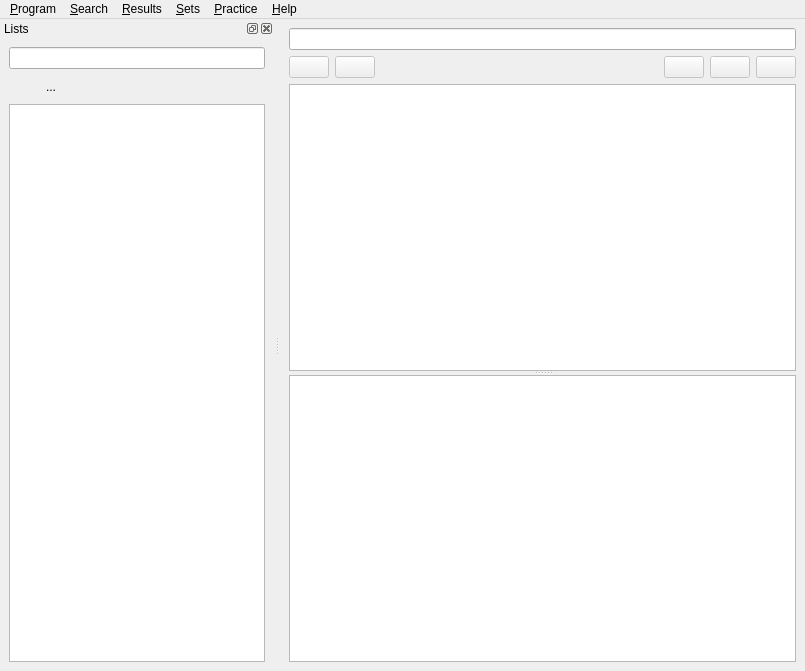
<?xml version="1.0" encoding="UTF-8"?>
<ui version="4.0">
 <class>MainWindow</class>
 <widget class="QMainWindow" name="MainWindow">
  <property name="geometry">
   <rect>
    <x>0</x>
    <y>0</y>
    <width>805</width>
    <height>671</height>
   </rect>
  </property>
  <property name="windowTitle">
   <string>Tagaini Jisho</string>
  </property>
  <property name="windowIcon">
   <iconset resource="../../tagainijisho.qrc">
    <normaloff>:/images/tagainijisho.png</normaloff>:/images/tagainijisho.png</iconset>
  </property>
  <widget class="QWidget" name="centralwidget">
   <layout class="QVBoxLayout" name="verticalLayout">
    <item>
     <widget class="SearchBar" name="_searchBar"/>
    </item>
    <item>
     <layout class="QHBoxLayout" name="navigationButtonsLayout">
      <item>
       <widget class="QPushButton" name="prevButton">
        <property name="enabled">
         <bool>false</bool>
        </property>
        <property name="sizePolicy">
         <sizepolicy hsizetype="Maximum" vsizetype="Maximum">
          <horstretch>0</horstretch>
          <verstretch>0</verstretch>
         </sizepolicy>
        </property>
        <property name="toolTip">
         <string>Previous search</string>
        </property>
        <property name="text">
         <string/>
        </property>
        <property name="icon">
         <iconset resource="../../tagainijisho.qrc">
          <normaloff>:/images/icons/go-previous.png</normaloff>:/images/icons/go-previous.png</iconset>
        </property>
       </widget>
      </item>
      <item>
       <widget class="QPushButton" name="nextButton">
        <property name="enabled">
         <bool>false</bool>
        </property>
        <property name="sizePolicy">
         <sizepolicy hsizetype="Maximum" vsizetype="Maximum">
          <horstretch>0</horstretch>
          <verstretch>0</verstretch>
         </sizepolicy>
        </property>
        <property name="toolTip">
         <string>Next search</string>
        </property>
        <property name="text">
         <string/>
        </property>
        <property name="icon">
         <iconset resource="../../tagainijisho.qrc">
          <normaloff>:/images/icons/go-next.png</normaloff>:/images/icons/go-next.png</iconset>
        </property>
       </widget>
      </item>
      <item>
       <widget class="QLabel" name="nbResultsLabel">
        <property name="text">
         <string/>
        </property>
       </widget>
      </item>
      <item>
       <widget class="QPushButton" name="previousPageButton">
        <property name="enabled">
         <bool>false</bool>
        </property>
        <property name="sizePolicy">
         <sizepolicy hsizetype="Maximum" vsizetype="Maximum">
          <horstretch>0</horstretch>
          <verstretch>0</verstretch>
         </sizepolicy>
        </property>
        <property name="toolTip">
         <string>Previous page</string>
        </property>
        <property name="text">
         <string/>
        </property>
        <property name="icon">
         <iconset resource="../../tagainijisho.qrc">
          <normaloff>:/images/icons/arrow-left.png</normaloff>:/images/icons/arrow-left.png</iconset>
        </property>
       </widget>
      </item>
      <item>
       <widget class="QPushButton" name="nextPageButton">
        <property name="enabled">
         <bool>false</bool>
        </property>
        <property name="sizePolicy">
         <sizepolicy hsizetype="Maximum" vsizetype="Maximum">
          <horstretch>0</horstretch>
          <verstretch>0</verstretch>
         </sizepolicy>
        </property>
        <property name="toolTip">
         <string>Next page</string>
        </property>
        <property name="text">
         <string/>
        </property>
        <property name="icon">
         <iconset resource="../../tagainijisho.qrc">
          <normaloff>:/images/icons/arrow-right.png</normaloff>:/images/icons/arrow-right.png</iconset>
        </property>
       </widget>
      </item>
      <item>
       <widget class="QPushButton" name="showAllResultsButton">
        <property name="enabled">
         <bool>false</bool>
        </property>
        <property name="sizePolicy">
         <sizepolicy hsizetype="Maximum" vsizetype="Maximum">
          <horstretch>0</horstretch>
          <verstretch>0</verstretch>
         </sizepolicy>
        </property>
        <property name="toolTip">
         <string>Show all results</string>
        </property>
        <property name="text">
         <string/>
        </property>
        <property name="icon">
         <iconset resource="../../tagainijisho.qrc">
          <normaloff>:/images/icons/arrow-down-double.png</normaloff>:/images/icons/arrow-down-double.png</iconset>
        </property>
       </widget>
      </item>
     </layout>
    </item>
    <item>
     <widget class="QSplitter" name="splitter">
      <property name="orientation">
       <enum>Qt::Vertical</enum>
      </property>
      <widget class="ResultsView" name="_resultsView">
       <property name="acceptDrops">
        <bool>false</bool>
       </property>
       <property name="showDropIndicator" stdset="0">
        <bool>true</bool>
       </property>
       <property name="dragEnabled">
        <bool>true</bool>
       </property>
       <property name="dragDropMode">
        <enum>QAbstractItemView::DragOnly</enum>
       </property>
       <property name="selectionMode">
        <enum>QAbstractItemView::ExtendedSelection</enum>
       </property>
      </widget>
      <widget class="ToolBarDetailedView" name="_detailedView"/>
     </widget>
    </item>
   </layout>
  </widget>
  <widget class="QMenuBar" name="menubar">
   <property name="geometry">
    <rect>
     <x>0</x>
     <y>0</y>
     <width>805</width>
     <height>21</height>
    </rect>
   </property>
   <widget class="QMenu" name="_fileMenu">
    <property name="title">
     <string>&amp;Program</string>
    </property>
    <addaction name="actionExport_user_data"/>
    <addaction name="actionImport_user_data"/>
    <addaction name="actionPreferences"/>
    <addaction name="separator"/>
    <addaction name="action_Quit"/>
   </widget>
   <widget class="QMenu" name="_searchMenu">
    <property name="title">
     <string>&amp;Search</string>
    </property>
    <addaction name="actionFocusSearchBar"/>
    <addaction name="actionResetSearch"/>
   </widget>
   <widget class="QMenu" name="_resultsMenu">
    <property name="title">
     <string>&amp;Results</string>
    </property>
    <addaction name="action_Print"/>
    <addaction name="actionPrint_preview"/>
    <addaction name="actionPrint_booklet_s"/>
    <addaction name="actionBooklet_s_preview"/>
    <addaction name="separator"/>
    <addaction name="action_Export_displayed_entries"/>
   </widget>
   <widget class="QMenu" name="_trainMenu">
    <property name="title">
     <string>&amp;Practice</string>
    </property>
    <addaction name="actionWhole_study_list_train_settings"/>
    <addaction name="separator"/>
   </widget>
   <widget class="QMenu" name="_helpMenu">
    <property name="title">
     <string>&amp;Help</string>
    </property>
    <addaction name="action_Manual"/>
    <addaction name="action_Report_a_bug"/>
    <addaction name="action_Suggest_a_feature"/>
    <addaction name="actionAsk_a_question"/>
    <addaction name="actionSupport_Tagaini_Jisho_Make_a_donation"/>
    <addaction name="action_About"/>
   </widget>
   <widget class="QMenu" name="_setsMenu">
    <property name="title">
     <string>&amp;Sets</string>
    </property>
    <addaction name="action_New_set_from_current_search"/>
    <addaction name="action_New_sets_folder"/>
    <addaction name="action_Organize_sets"/>
    <addaction name="separator"/>
   </widget>
   <addaction name="_fileMenu"/>
   <addaction name="_searchMenu"/>
   <addaction name="_resultsMenu"/>
   <addaction name="_setsMenu"/>
   <addaction name="_trainMenu"/>
   <addaction name="_helpMenu"/>
  </widget>
  <widget class="QDockWidget" name="dockWidget">
   <property name="windowTitle">
    <string>Lists</string>
   </property>
   <attribute name="dockWidgetArea">
    <number>1</number>
   </attribute>
   <widget class="QWidget" name="dockWidgetContents">
    <layout class="QVBoxLayout" name="verticalLayout_2">
     <item>
      <widget class="QLineEdit" name="listFilter"/>
     </item>
     <item>
      <layout class="QHBoxLayout" name="horizontalLayout">
       <item>
        <widget class="QToolButton" name="newListButton">
         <property name="toolTip">
          <string>Create a new list</string>
         </property>
         <property name="text">
          <string/>
         </property>
         <property name="icon">
          <iconset resource="../../tagainijisho.qrc">
           <normaloff>:/images/icons/document-new.png</normaloff>:/images/icons/document-new.png</iconset>
         </property>
         <property name="autoRaise">
          <bool>true</bool>
         </property>
        </widget>
       </item>
       <item>
        <widget class="QToolButton" name="deleteListButton">
         <property name="toolTip">
          <string>Delete currently selected list</string>
         </property>
         <property name="text">
          <string>...</string>
         </property>
         <property name="icon">
          <iconset resource="../../tagainijisho.qrc">
           <normaloff>:/images/icons/delete.png</normaloff>:/images/icons/delete.png</iconset>
         </property>
         <property name="autoRaise">
          <bool>true</bool>
         </property>
        </widget>
       </item>
       <item>
        <spacer name="horizontalSpacer">
         <property name="orientation">
          <enum>Qt::Horizontal</enum>
         </property>
         <property name="sizeHint" stdset="0">
          <size>
           <width>40</width>
           <height>20</height>
          </size>
         </property>
        </spacer>
       </item>
      </layout>
     </item>
     <item>
      <widget class="EntryListView" name="lists">
       <property name="acceptDrops">
        <bool>true</bool>
       </property>
       <property name="dragEnabled">
        <bool>true</bool>
       </property>
       <property name="dragDropMode">
        <enum>QAbstractItemView::InternalMove</enum>
       </property>
       <attribute name="headerVisible">
        <bool>false</bool>
       </attribute>
       <attribute name="headerVisible">
        <bool>false</bool>
       </attribute>
      </widget>
     </item>
    </layout>
   </widget>
  </widget>
  <action name="actionExport_user_data">
   <property name="icon">
    <iconset resource="../../tagainijisho.qrc">
     <normaloff>:/images/icons/document-export.png</normaloff>:/images/icons/document-export.png</iconset>
   </property>
   <property name="text">
    <string>Export user data...</string>
   </property>
  </action>
  <action name="actionImport_user_data">
   <property name="icon">
    <iconset resource="../../tagainijisho.qrc">
     <normaloff>:/images/icons/document-import.png</normaloff>:/images/icons/document-import.png</iconset>
   </property>
   <property name="text">
    <string>Import user data...</string>
   </property>
  </action>
  <action name="actionPreferences">
   <property name="icon">
    <iconset resource="../../tagainijisho.qrc">
     <normaloff>:/images/icons/preferences-other.png</normaloff>:/images/icons/preferences-other.png</iconset>
   </property>
   <property name="text">
    <string>Preferences...</string>
   </property>
   <property name="menuRole">
    <enum>QAction::PreferencesRole</enum>
   </property>
  </action>
  <action name="action_Quit">
   <property name="icon">
    <iconset resource="../../tagainijisho.qrc">
     <normaloff>:/images/icons/application-exit.png</normaloff>:/images/icons/application-exit.png</iconset>
   </property>
   <property name="text">
    <string>&amp;Quit</string>
   </property>
   <property name="menuRole">
    <enum>QAction::QuitRole</enum>
   </property>
  </action>
  <action name="actionFocusSearchBar">
   <property name="text">
    <string>Focus search bar,,,</string>
   </property>
   <property name="shortcut">
    <string>Ctrl+L</string>
   </property>
  </action>
  <action name="actionResetSearch">
   <property name="icon">
    <iconset resource="../../tagainijisho.qrc">
     <normaloff>:/images/icons/reset-search.png</normaloff>:/images/icons/reset-search.png</iconset>
   </property>
   <property name="text">
    <string>Reset search</string>
   </property>
   <property name="shortcut">
    <string>Ctrl+R</string>
   </property>
  </action>
  <action name="action_Print">
   <property name="icon">
    <iconset resource="../../tagainijisho.qrc">
     <normaloff>:/images/icons/print.png</normaloff>:/images/icons/print.png</iconset>
   </property>
   <property name="text">
    <string>&amp;Print...</string>
   </property>
  </action>
  <action name="actionPrint_preview">
   <property name="icon">
    <iconset resource="../../tagainijisho.qrc">
     <normaloff>:/images/icons/print.png</normaloff>:/images/icons/print.png</iconset>
   </property>
   <property name="text">
    <string>Print &amp;preview...</string>
   </property>
  </action>
  <action name="actionPrint_booklet_s">
   <property name="icon">
    <iconset resource="../../tagainijisho.qrc">
     <normaloff>:/images/icons/print.png</normaloff>:/images/icons/print.png</iconset>
   </property>
   <property name="text">
    <string>Print &amp;booklet(s)</string>
   </property>
  </action>
  <action name="actionBooklet_s_preview">
   <property name="icon">
    <iconset resource="../../tagainijisho.qrc">
     <normaloff>:/images/icons/print.png</normaloff>:/images/icons/print.png</iconset>
   </property>
   <property name="text">
    <string>Booklet(s) &amp;preview...</string>
   </property>
  </action>
  <action name="action_Export_displayed_entries">
   <property name="icon">
    <iconset resource="../../tagainijisho.qrc">
     <normaloff>:/images/icons/document-export.png</normaloff>:/images/icons/document-export.png</iconset>
   </property>
   <property name="text">
    <string>&amp;Export displayed entries...</string>
   </property>
  </action>
  <action name="action_New_set_from_current_search">
   <property name="text">
    <string>&amp;New set from current search,,,</string>
   </property>
  </action>
  <action name="action_New_sets_folder">
   <property name="text">
    <string>&amp;New sets folder...</string>
   </property>
  </action>
  <action name="action_Organize_sets">
   <property name="text">
    <string>&amp;Organize sets...</string>
   </property>
  </action>
  <action name="actionWhole_study_list_train_settings">
   <property name="text">
    <string>Whole study list train &amp;settings...</string>
   </property>
  </action>
  <action name="action_Manual">
   <property name="icon">
    <iconset resource="../../tagainijisho.qrc">
     <normaloff>:/images/icons/help-contents.png</normaloff>:/images/icons/help-contents.png</iconset>
   </property>
   <property name="text">
    <string>&amp;Manual</string>
   </property>
  </action>
  <action name="action_Report_a_bug">
   <property name="icon">
    <iconset resource="../../tagainijisho.qrc">
     <normaloff>:/images/icons/tools-report-bug.png</normaloff>:/images/icons/tools-report-bug.png</iconset>
   </property>
   <property name="text">
    <string>&amp;Report a bug...</string>
   </property>
  </action>
  <action name="action_Suggest_a_feature">
   <property name="icon">
    <iconset resource="../../tagainijisho.qrc">
     <normaloff>:/images/icons/help-hint.png</normaloff>:/images/icons/help-hint.png</iconset>
   </property>
   <property name="text">
    <string>&amp;Suggest a feature...</string>
   </property>
  </action>
  <action name="actionAsk_a_question">
   <property name="icon">
    <iconset resource="../../tagainijisho.qrc">
     <normaloff>:/images/icons/system-help.png</normaloff>:/images/icons/system-help.png</iconset>
   </property>
   <property name="text">
    <string>Ask a &amp;question...</string>
   </property>
  </action>
  <action name="actionSupport_Tagaini_Jisho_Make_a_donation">
   <property name="icon">
    <iconset resource="../../tagainijisho.qrc">
     <normaloff>:/images/icons/donate.png</normaloff>:/images/icons/donate.png</iconset>
   </property>
   <property name="text">
    <string>Support Tagaini Jisho - Make a &amp;donation!</string>
   </property>
  </action>
  <action name="action_About">
   <property name="icon">
    <iconset resource="../../tagainijisho.qrc">
     <normaloff>:/images/icons/help-about.png</normaloff>:/images/icons/help-about.png</iconset>
   </property>
   <property name="text">
    <string>&amp;About...</string>
   </property>
   <property name="menuRole">
    <enum>QAction::AboutRole</enum>
   </property>
  </action>
 </widget>
 <customwidgets>
  <customwidget>
   <class>ResultsView</class>
   <extends>QListView</extends>
   <header>gui/ResultsView.h</header>
  </customwidget>
  <customwidget>
   <class>ToolBarDetailedView</class>
   <extends>QTextBrowser</extends>
   <header>gui/ToolBarDetailedView.h</header>
  </customwidget>
  <customwidget>
   <class>SearchBar</class>
   <extends>QLineEdit</extends>
   <header>gui/SearchBar.h</header>
   <slots>
    <signal>stopSearch()</signal>
    <signal>startSearch(QString)</signal>
    <slot>stealFocus()</slot>
    <slot>reset()</slot>
   </slots>
  </customwidget>
  <customwidget>
   <class>EntryListView</class>
   <extends>QTreeView</extends>
   <header>gui/ListsView.h</header>
  </customwidget>
 </customwidgets>
 <tabstops>
  <tabstop>prevButton</tabstop>
  <tabstop>nextButton</tabstop>
  <tabstop>previousPageButton</tabstop>
  <tabstop>nextPageButton</tabstop>
  <tabstop>showAllResultsButton</tabstop>
  <tabstop>_resultsView</tabstop>
  <tabstop>_detailedView</tabstop>
 </tabstops>
 <resources>
  <include location="../../tagainijisho.qrc"/>
 </resources>
 <connections>
  <connection>
   <sender>prevButton</sender>
   <signal>clicked()</signal>
   <receiver>MainWindow</receiver>
   <slot>goPrev()</slot>
   <hints>
    <hint type="sourcelabel">
     <x>297</x>
     <y>79</y>
    </hint>
    <hint type="destinationlabel">
     <x>54</x>
     <y>183</y>
    </hint>
   </hints>
  </connection>
  <connection>
   <sender>nextButton</sender>
   <signal>clicked()</signal>
   <receiver>MainWindow</receiver>
   <slot>goNext()</slot>
   <hints>
    <hint type="sourcelabel">
     <x>385</x>
     <y>79</y>
    </hint>
    <hint type="destinationlabel">
     <x>50</x>
     <y>150</y>
    </hint>
   </hints>
  </connection>
  <connection>
   <sender>_searchBar</sender>
   <signal>stopSearch()</signal>
   <receiver>MainWindow</receiver>
   <slot>stopSearch()</slot>
   <hints>
    <hint type="sourcelabel">
     <x>486</x>
     <y>49</y>
    </hint>
    <hint type="destinationlabel">
     <x>643</x>
     <y>52</y>
    </hint>
   </hints>
  </connection>
  <connection>
   <sender>previousPageButton</sender>
   <signal>clicked()</signal>
   <receiver>MainWindow</receiver>
   <slot>previousPage()</slot>
   <hints>
    <hint type="sourcelabel">
     <x>687</x>
     <y>79</y>
    </hint>
    <hint type="destinationlabel">
     <x>423</x>
     <y>81</y>
    </hint>
   </hints>
  </connection>
  <connection>
   <sender>nextPageButton</sender>
   <signal>clicked()</signal>
   <receiver>MainWindow</receiver>
   <slot>nextPage()</slot>
   <hints>
    <hint type="sourcelabel">
     <x>743</x>
     <y>79</y>
    </hint>
    <hint type="destinationlabel">
     <x>587</x>
     <y>83</y>
    </hint>
   </hints>
  </connection>
  <connection>
   <sender>showAllResultsButton</sender>
   <signal>clicked()</signal>
   <receiver>MainWindow</receiver>
   <slot>scheduleShowAllResults()</slot>
   <hints>
    <hint type="sourcelabel">
     <x>799</x>
     <y>79</y>
    </hint>
    <hint type="destinationlabel">
     <x>644</x>
     <y>118</y>
    </hint>
   </hints>
  </connection>
  <connection>
   <sender>_searchBar</sender>
   <signal>startSearch(QString)</signal>
   <receiver>MainWindow</receiver>
   <slot>search(QString)</slot>
   <hints>
    <hint type="sourcelabel">
     <x>454</x>
     <y>49</y>
    </hint>
    <hint type="destinationlabel">
     <x>182</x>
     <y>84</y>
    </hint>
   </hints>
  </connection>
  <connection>
   <sender>actionExport_user_data</sender>
   <signal>triggered()</signal>
   <receiver>MainWindow</receiver>
   <slot>exportUserData()</slot>
   <hints>
    <hint type="sourcelabel">
     <x>-1</x>
     <y>-1</y>
    </hint>
    <hint type="destinationlabel">
     <x>322</x>
     <y>335</y>
    </hint>
   </hints>
  </connection>
  <connection>
   <sender>actionImport_user_data</sender>
   <signal>triggered()</signal>
   <receiver>MainWindow</receiver>
   <slot>importUserData()</slot>
   <hints>
    <hint type="sourcelabel">
     <x>-1</x>
     <y>-1</y>
    </hint>
    <hint type="destinationlabel">
     <x>322</x>
     <y>335</y>
    </hint>
   </hints>
  </connection>
  <connection>
   <sender>actionPreferences</sender>
   <signal>triggered()</signal>
   <receiver>MainWindow</receiver>
   <slot>preferences()</slot>
   <hints>
    <hint type="sourcelabel">
     <x>-1</x>
     <y>-1</y>
    </hint>
    <hint type="destinationlabel">
     <x>322</x>
     <y>335</y>
    </hint>
   </hints>
  </connection>
  <connection>
   <sender>action_Quit</sender>
   <signal>triggered()</signal>
   <receiver>MainWindow</receiver>
   <slot>close()</slot>
   <hints>
    <hint type="sourcelabel">
     <x>-1</x>
     <y>-1</y>
    </hint>
    <hint type="destinationlabel">
     <x>322</x>
     <y>335</y>
    </hint>
   </hints>
  </connection>
  <connection>
   <sender>action_Print</sender>
   <signal>triggered()</signal>
   <receiver>MainWindow</receiver>
   <slot>print()</slot>
   <hints>
    <hint type="sourcelabel">
     <x>-1</x>
     <y>-1</y>
    </hint>
    <hint type="destinationlabel">
     <x>322</x>
     <y>335</y>
    </hint>
   </hints>
  </connection>
  <connection>
   <sender>actionPrint_preview</sender>
   <signal>triggered()</signal>
   <receiver>MainWindow</receiver>
   <slot>printPreview()</slot>
   <hints>
    <hint type="sourcelabel">
     <x>-1</x>
     <y>-1</y>
    </hint>
    <hint type="destinationlabel">
     <x>322</x>
     <y>335</y>
    </hint>
   </hints>
  </connection>
  <connection>
   <sender>actionPrint_booklet_s</sender>
   <signal>triggered()</signal>
   <receiver>MainWindow</receiver>
   <slot>printBooklet()</slot>
   <hints>
    <hint type="sourcelabel">
     <x>-1</x>
     <y>-1</y>
    </hint>
    <hint type="destinationlabel">
     <x>322</x>
     <y>335</y>
    </hint>
   </hints>
  </connection>
  <connection>
   <sender>actionBooklet_s_preview</sender>
   <signal>triggered()</signal>
   <receiver>MainWindow</receiver>
   <slot>printBookletPreview()</slot>
   <hints>
    <hint type="sourcelabel">
     <x>-1</x>
     <y>-1</y>
    </hint>
    <hint type="destinationlabel">
     <x>322</x>
     <y>335</y>
    </hint>
   </hints>
  </connection>
  <connection>
   <sender>action_Export_displayed_entries</sender>
   <signal>triggered()</signal>
   <receiver>MainWindow</receiver>
   <slot>tabExport()</slot>
   <hints>
    <hint type="sourcelabel">
     <x>-1</x>
     <y>-1</y>
    </hint>
    <hint type="destinationlabel">
     <x>322</x>
     <y>335</y>
    </hint>
   </hints>
  </connection>
  <connection>
   <sender>action_New_set_from_current_search</sender>
   <signal>triggered()</signal>
   <receiver>MainWindow</receiver>
   <slot>newSet()</slot>
   <hints>
    <hint type="sourcelabel">
     <x>-1</x>
     <y>-1</y>
    </hint>
    <hint type="destinationlabel">
     <x>322</x>
     <y>335</y>
    </hint>
   </hints>
  </connection>
  <connection>
   <sender>action_New_sets_folder</sender>
   <signal>triggered()</signal>
   <receiver>MainWindow</receiver>
   <slot>newSetsFolder()</slot>
   <hints>
    <hint type="sourcelabel">
     <x>-1</x>
     <y>-1</y>
    </hint>
    <hint type="destinationlabel">
     <x>322</x>
     <y>335</y>
    </hint>
   </hints>
  </connection>
  <connection>
   <sender>action_Organize_sets</sender>
   <signal>triggered()</signal>
   <receiver>MainWindow</receiver>
   <slot>organizeSets()</slot>
   <hints>
    <hint type="sourcelabel">
     <x>-1</x>
     <y>-1</y>
    </hint>
    <hint type="destinationlabel">
     <x>322</x>
     <y>335</y>
    </hint>
   </hints>
  </connection>
  <connection>
   <sender>actionWhole_study_list_train_settings</sender>
   <signal>triggered()</signal>
   <receiver>MainWindow</receiver>
   <slot>trainSettings()</slot>
   <hints>
    <hint type="sourcelabel">
     <x>-1</x>
     <y>-1</y>
    </hint>
    <hint type="destinationlabel">
     <x>322</x>
     <y>335</y>
    </hint>
   </hints>
  </connection>
  <connection>
   <sender>action_Manual</sender>
   <signal>triggered()</signal>
   <receiver>MainWindow</receiver>
   <slot>manual()</slot>
   <hints>
    <hint type="sourcelabel">
     <x>-1</x>
     <y>-1</y>
    </hint>
    <hint type="destinationlabel">
     <x>322</x>
     <y>335</y>
    </hint>
   </hints>
  </connection>
  <connection>
   <sender>action_Report_a_bug</sender>
   <signal>triggered()</signal>
   <receiver>MainWindow</receiver>
   <slot>bugReport()</slot>
   <hints>
    <hint type="sourcelabel">
     <x>-1</x>
     <y>-1</y>
    </hint>
    <hint type="destinationlabel">
     <x>322</x>
     <y>335</y>
    </hint>
   </hints>
  </connection>
  <connection>
   <sender>action_Suggest_a_feature</sender>
   <signal>triggered()</signal>
   <receiver>MainWindow</receiver>
   <slot>featureRequest()</slot>
   <hints>
    <hint type="sourcelabel">
     <x>-1</x>
     <y>-1</y>
    </hint>
    <hint type="destinationlabel">
     <x>322</x>
     <y>335</y>
    </hint>
   </hints>
  </connection>
  <connection>
   <sender>actionAsk_a_question</sender>
   <signal>triggered()</signal>
   <receiver>MainWindow</receiver>
   <slot>askQuestion()</slot>
   <hints>
    <hint type="sourcelabel">
     <x>-1</x>
     <y>-1</y>
    </hint>
    <hint type="destinationlabel">
     <x>322</x>
     <y>335</y>
    </hint>
   </hints>
  </connection>
  <connection>
   <sender>actionSupport_Tagaini_Jisho_Make_a_donation</sender>
   <signal>triggered()</signal>
   <receiver>MainWindow</receiver>
   <slot>donate()</slot>
   <hints>
    <hint type="sourcelabel">
     <x>-1</x>
     <y>-1</y>
    </hint>
    <hint type="destinationlabel">
     <x>322</x>
     <y>335</y>
    </hint>
   </hints>
  </connection>
  <connection>
   <sender>action_About</sender>
   <signal>triggered()</signal>
   <receiver>MainWindow</receiver>
   <slot>about()</slot>
   <hints>
    <hint type="sourcelabel">
     <x>-1</x>
     <y>-1</y>
    </hint>
    <hint type="destinationlabel">
     <x>322</x>
     <y>335</y>
    </hint>
   </hints>
  </connection>
  <connection>
   <sender>actionFocusSearchBar</sender>
   <signal>triggered()</signal>
   <receiver>_searchBar</receiver>
   <slot>stealFocus()</slot>
   <hints>
    <hint type="sourcelabel">
     <x>-1</x>
     <y>-1</y>
    </hint>
    <hint type="destinationlabel">
     <x>322</x>
     <y>37</y>
    </hint>
   </hints>
  </connection>
  <connection>
   <sender>actionResetSearch</sender>
   <signal>triggered()</signal>
   <receiver>_searchBar</receiver>
   <slot>reset()</slot>
   <hints>
    <hint type="sourcelabel">
     <x>-1</x>
     <y>-1</y>
    </hint>
    <hint type="destinationlabel">
     <x>322</x>
     <y>37</y>
    </hint>
   </hints>
  </connection>
 </connections>
 <slots>
  <slot>goPrev()</slot>
  <slot>goNext()</slot>
  <slot>stopSearch()</slot>
  <slot>previousPage()</slot>
  <slot>nextPage()</slot>
  <slot>scheduleShowAllResults()</slot>
  <slot>search(QString)</slot>
  <slot>exportUserData()</slot>
  <slot>importUserData()</slot>
  <slot>preferences()</slot>
  <slot>print()</slot>
  <slot>printPreview()</slot>
  <slot>printBooklet()</slot>
  <slot>printBookletPreview()</slot>
  <slot>tabExport()</slot>
  <slot>newSet()</slot>
  <slot>newSetsFolder()</slot>
  <slot>organizeSets()</slot>
  <slot>populateSetsMenu()</slot>
  <slot>trainSettings()</slot>
  <slot>manual()</slot>
  <slot>bugReport()</slot>
  <slot>featureRequest()</slot>
  <slot>askQuestion()</slot>
  <slot>donate()</slot>
  <slot>about()</slot>
 </slots>
</ui>
